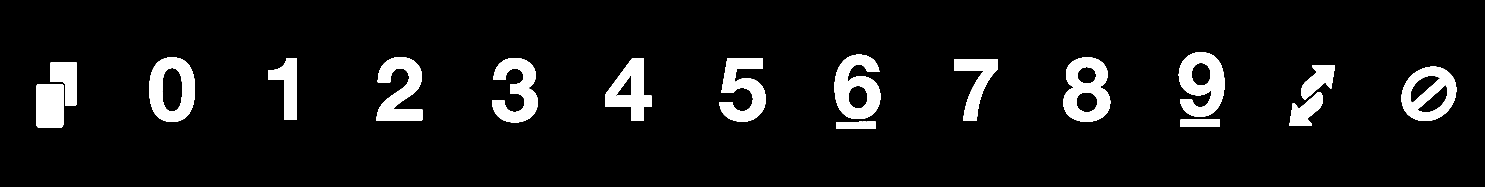
#> input picture templates/templateReal.png, 16328 x 2048 px (shown at 1/11 size)
$ python robotCommands.py
#> lines starting #> are read from the running program, lines starting #| are printed output that depends on the picture; after the words box and inside, x2 and y2 are one past the last pixel; in counts of white or black regions, pixels touching at a corner belong together
### myOwnLibrary.py
import numpy as np
from numpy import asanyarray as ana
import cv2
import feedForwardybackwards as cnn

from matplotlib import pyplot as plt

from scipy import signal
from PIL import Image
# import numba

scaling = 1
cameraWidth = 3264//scaling
cameraHeight = 2464//scaling

boardSize = ()

guessIndex = ['+', *[f'{i}' for i in range(10)], 'r', 's']
template = ana(Image.open('templates/templateReal.png'))[::8,::8]
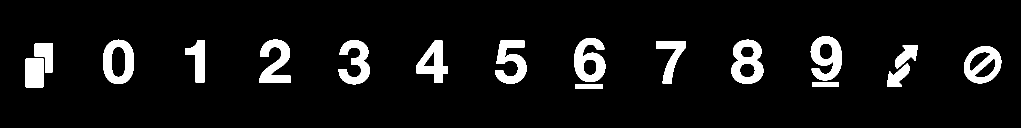
#> template: shape (256, 2041) (shown at 1/2 size); 7.4% white; 17 white regions, largest, box (x1, y1, x2, y2) and area: (1463, 79, 1527, 168) 3382, (1148, 76, 1211, 164) 3319, (1621, 72, 1684, 161) 3311
templateCut = ana(Image.open('templates/templateCutReal.png'))[::8,::8]
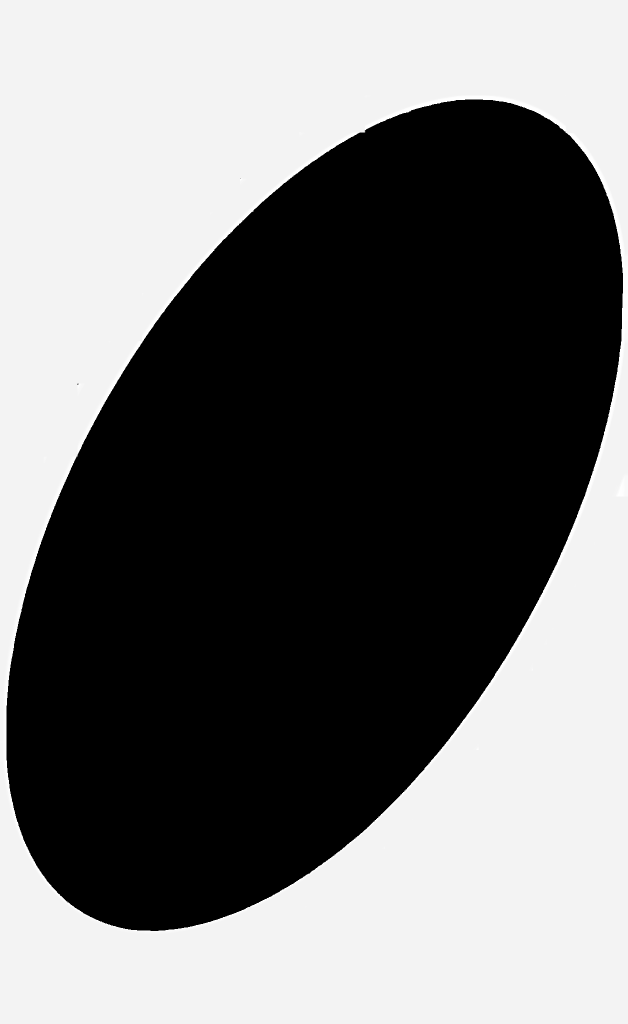
#> input picture templates/templateCutReal.png, 1256 x 2048 px (shown at 1/2 size)
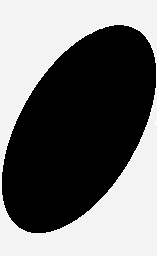
#> templateCut: shape (256, 157); min 0, max 255, mean 113.2
templateCut = np.where(templateCut > 200)
#> templateCut = 18712 positions, rows 0 to 255, columns 0 to 156

dist = ana([-0.0639733628476694, -0.059022840140777, 0, 0, 0.0238818089164303])
mtx = ana([
    [1.734239392051136E3,0,1.667798059392088E3],
    [0,1.729637617052701E3,1.195682065165660E3],
    [0,0,1],
])
deck = []
lookUp = ['0','1','2','3','4','5','6','7','8','9','+','r','s']
angleLookUp = np.load('angleLUT.npy')
#> (reads angleLUT.npy from the repository)
for i in ['r','g','b','y']:
    for j in lookUp:
        deck.append(f'{i}{j}')
# deck.append('w') #Add the wild card, ignoring this shi for now


# [15 lines left out: function normaliseLAB, not called in this run]

def linear_interpolate(v1, v2, fraction):
    return (1 - fraction) * v1 + fraction * v2

# [165 lines left out: functions drawCircle, bilinear_interpolation, scaleImage, UVGrid, rot90, arucoCorners and 4 more, not called in this run]

def rgb2gray(image):
    '''Standard'''
    return np.dot(image[..., :3], [0.2989, 0.5870, 0.1140])

# [100 lines left out: functions rgb2hsv, threshHold, onCardLines, boundingBox, getRadius, rotate and 1 more, not called in this run]

def getRatio(t,b,l,r):
    return (r-l)/(b-t)

def angleLUT(ratio):
    angle = (np.argmin(np.abs(angleLookUp - ratio)))/20
    return angle

# [225 lines left out: functions isolateCard, adjust_contrast, increase_saturation, getCardColour, getCardValue, getRotation and 3 more, not called in this run]

def closestValueInSet(value, setOfValues):
    '''MY OWN but insignificant'''
    return np.argmin(np.abs(setOfValues - value))

# [425 lines left out: functions gaussianKernelGenerator, generateGrid, distortionMap, unwarpMap, armCalibrationHomo, find_homography and 13 more, not called in this run]

def distance(point1, point2):
    return np.sqrt((point1[0]-point2[0])**2 + (point1[1]-point2[1])**2)

# [16 lines of commented-out code are left out]

# [21 lines left out: function gstreamer_pipeline, not called in this run]

### robotCommands.py
import serial
import time
import myOwnLibrary as myJazz

commands = {
    'draw': 's215000 65000'.encode(),
    'hand0': 's175000 30000'.encode(),
    'hand1': 's260000 100000'.encode(),
    'rotator': 's215000 95000'.encode(),
    'player': 's170000 55000'.encode(),
    'zd': 'zd'.encode(),
    'zs': 'zs'.encode(),
    'zu': 'zu'.encode(),
    'ps': 'ps'.encode(),
    'pp': 'pp'.encode(),
    'v' : 'v'.encode(),
    'flip': 'r300000'.encode(),
    'play': 'r-300000'.encode(),
}

# serialPort = '/dev/tty.usbserial-0001'
serialPort = '/dev/ttyUSB0'

pileTop = 6#s
pileBot = 8#s
pileHeight = 38#cards

# [113 lines left out: functions init, drawPlayer, drawRobot, shuffle, play, not called in this run]
